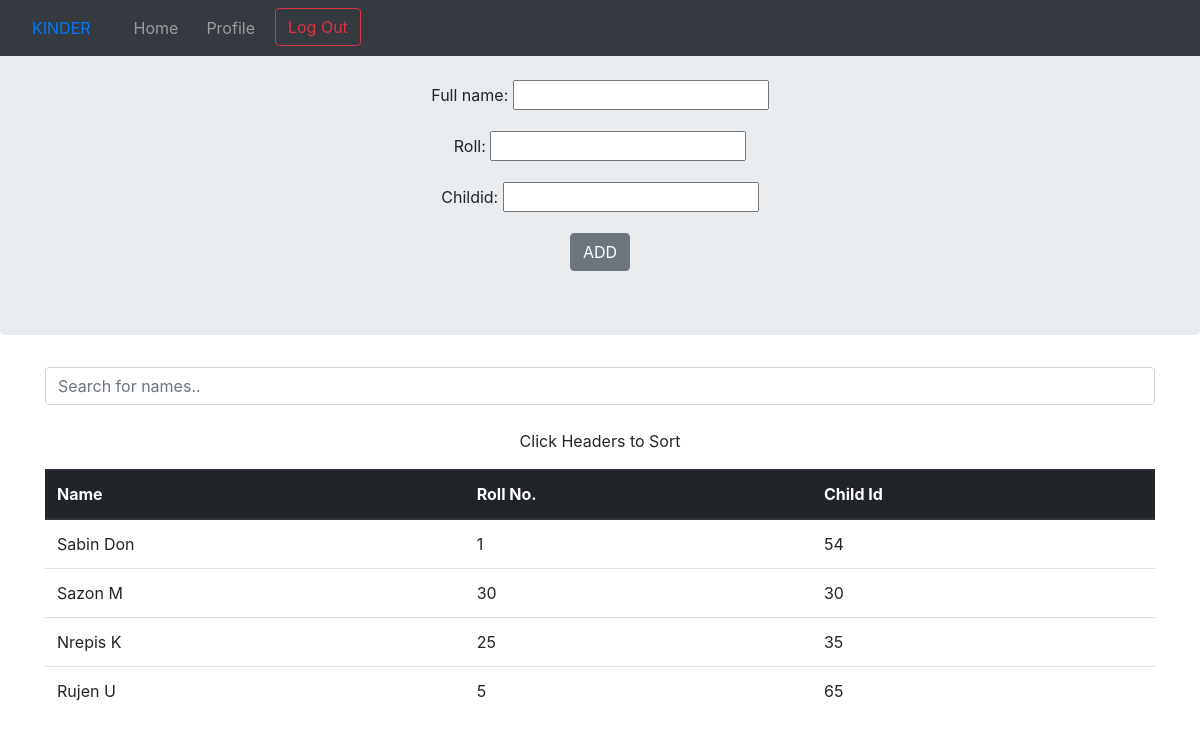
/home/registerchild/ (signed in), run on an earlier commit of the app's database.
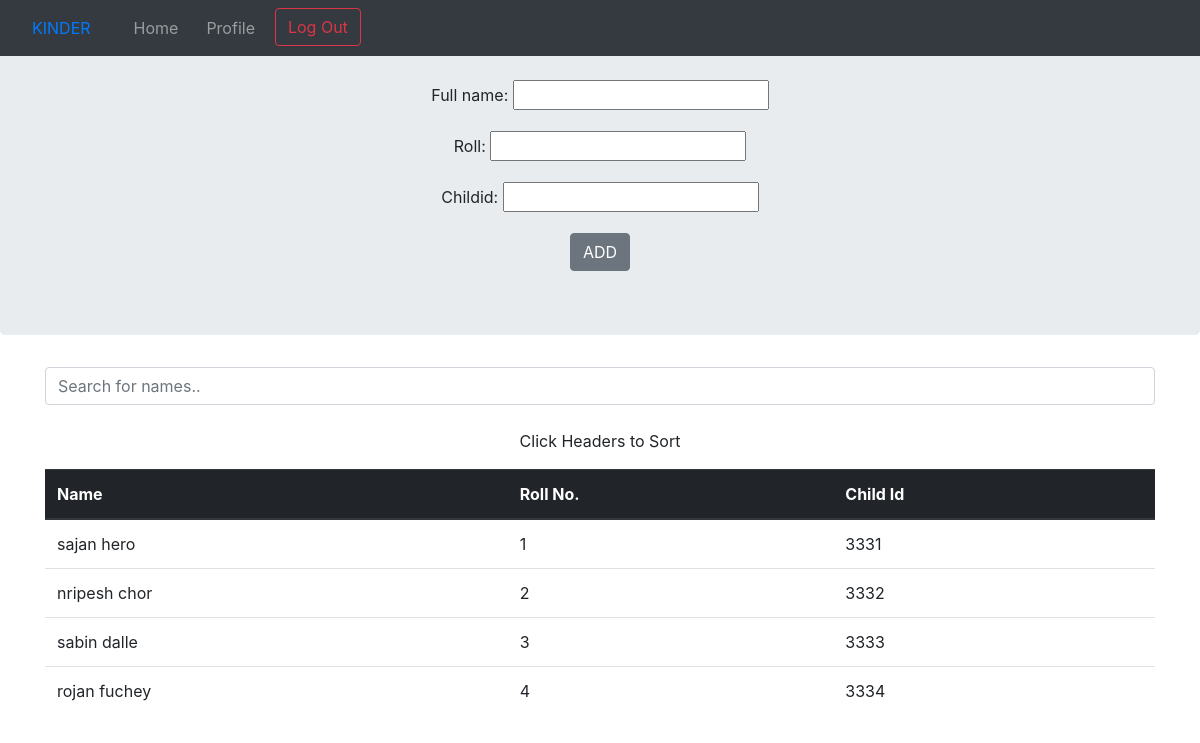
And on a later commit of the database.
### second/models.py (models this page shows, shortened)
class StudentId(models.Model):
    full_name = models.CharField(max_length=30)
    roll = models.IntegerField()
    childid = models.IntegerField()

### second/views.py (the view, shortened to what this page needs)
# urls.py: path('registerchild/', views.registerchild, name='registerchild'),
@login_required
def registerchild(request):
    formreg = StudentRegisterForm(request.POST)
    formreg1 = AttendanceForm(request.POST)
    context = {
        'stid': StudentId.objects.all(),
        'formreg': formreg,
    }
    return render(request, 'registerchild.html', context)

### second/forms.py
class StudentRegisterForm(forms.ModelForm):
    class Meta:
        model = StudentId
        fields = ('full_name', 'roll', 'childid')

### second/templates/registerchild.html (shortened to what this page needs)
{% extends "base1.html" %}
{% block base2 %}
{% load static %}
<!DOCTYPE html>
<html lang="en">
<head>
</head>
<body>
<div class="jumbotron">
<center>
    <form method='POST'>
        {{ formreg.as_p }}
    <button class='btn btn-secondary' type='submit'>ADD</button>
    </form>
</center>
</div>
<div class="container">
<center>
    <input class="form-control" id="myInput" onkeyup="myFunction()" type="text" placeholder="Search for names.."><br>
    <p>Click Headers to Sort</p>
    <table class="table table-hover" id="myTable">
        <thead class="thead-dark">
            <tr>
                <th onclick="sortTable(0)">Name</th>
                <th onclick="sortTable(1)">Roll No.</th>
                <th>Child Id</th>
            </tr>
        </thead>
        {% for ids in stid %}
                <tr>
                <td>{{ids.full_name}}</td>
                <td>{{ids.roll}}</td>
                <td>{{ids.childid}}</td>
                </tr>
        {% endfor %}
    </table>
</center>
</div>
</body>
</html>
{% endblock %}

### second/templates/base1.html (shortened to what this page needs)
<!DOCTYPE html>
<html lang="en">
<head>
    {% load static %}
    <link rel="stylesheet" href="{% static 'bootstrap/css/bootstrap.min.css' %}" type="text/css" />
</head>
<body>
    <div class="container">
        <nav class="navbar navbar-expand-lg fixed-top navbar-dark bg-dark">
            <a class="nav-link" href="{% url 'index' %}" style="padding-right: 20px;">KINDER </a>
            <div class="container">
                <div class="collapse navbar-collapse" id="navbarSupportedContent">
                    <ul class="navbar-nav mr-auto">
                        {% if user.is_authenticated %}
                            <li class="nav-item">
                                <a class="nav-link" href="{% url 'home' %}" style="padding-right: 20px;">Home </a>
                            </li>
                            <li class="nav-item">
                                <a class="nav-link" href="{% url 'profile' %}" style="padding-right: 20px;">Profile</a>
                            </li>
                            <li class="nav-item">
                                <a class='btn btn-outline-danger' href="{% url 'logout' %}">Log Out</a>
                            </li>
                        {% endif %}
                    </ul>
                </div>
            </div>
        </nav>
    </div>
    {% block base2 %}
    {% endblock %}
</body>
</html>

What changed in the data, as far as the page shows it:
removed StudentId: full_name "Sabin Don", roll "1", childid "54"
removed StudentId: full_name "Sazon M", roll "30", childid "30"
removed StudentId: full_name "Nrepis K", roll "25", childid "35"
removed StudentId: full_name "Rujen U", roll "5", childid "65"
added StudentId: full_name "sajan hero", roll "1", childid "3331"
added StudentId: full_name "nripesh chor", roll "2", childid "3332"
added StudentId: full_name "sabin dalle", roll "3", childid "3333"
added StudentId: full_name "rojan fuchey", roll "4", childid "3334"
